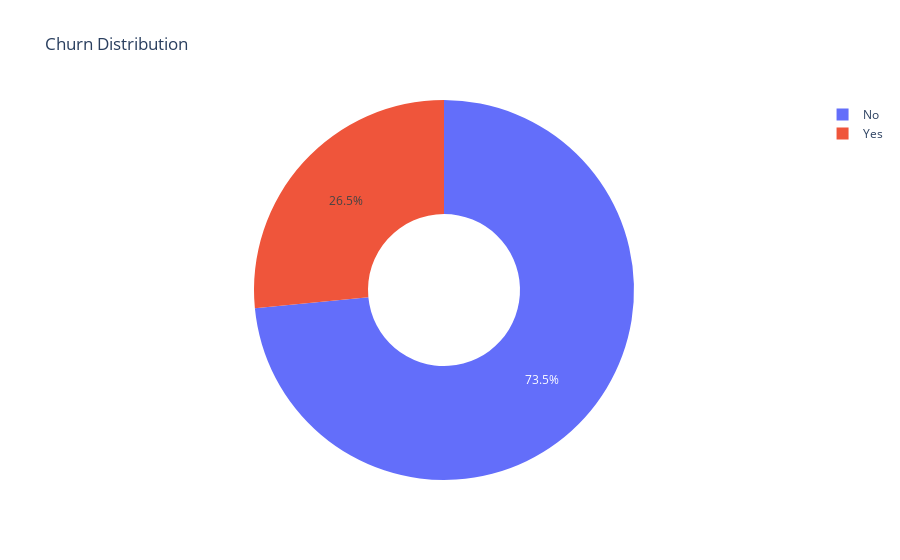

Notebook code for this chart:
### Markdown cell above
## --------------- VISUALIZATIONS ----------------

### Code cell
# Churn Distribution
px.pie(df, names='Churn', title='Churn Distribution', hole=0.4).show() # for creating an interactive pie chart showing
# customer churn distribution, df contain data, names= churn will show only yes/no values, hole for donut chart and
# o.4 means 40% hole in center, after that I display the cart.

### Figure 1 — Plotly figure (JSON) as saved in the notebook; plotly's stock layout.template omitted (floating-point values rounded to 4 significant figures; data arrays with more than 128 entries replaced by an {"elided": "..."} marker saying what was removed)
{"data": [{"domain": {"x": [0, 1], "y": [0, 1]}, "hole": 0.4, "hovertemplate": "Churn=%{label}<extra></extra>", "labels": {"elided": "7043 str values"}, "legendgroup": "", "name": "", "showlegend": true, "type": "pie"}], "layout": {"autosize": true, "legend": {"tracegroupgap": 0}, "title": {"text": "Churn Distribution"}}}
